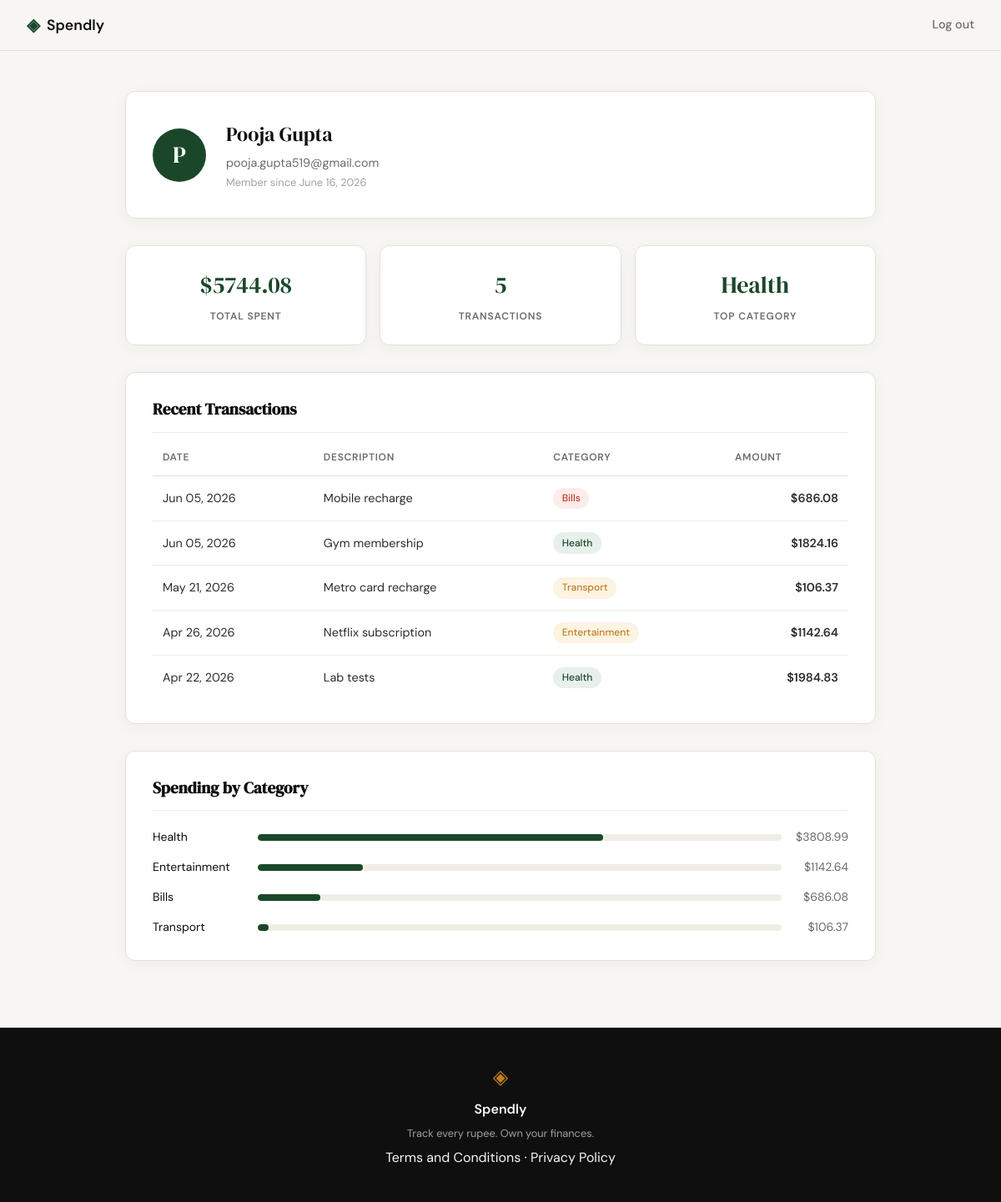
Screenshot of /profile (signed in) with the database file from the repository.
### tables this page shows
CREATE TABLE users (
            id            INTEGER PRIMARY KEY AUTOINCREMENT,
            name          TEXT    NOT NULL,
            email         TEXT    UNIQUE NOT NULL,
            password_hash TEXT    NOT NULL,
            created_at    TEXT    DEFAULT (datetime('now'))
        );

CREATE TABLE expenses (
            id          INTEGER PRIMARY KEY AUTOINCREMENT,
            user_id     INTEGER NOT NULL REFERENCES users(id),
            amount      REAL    NOT NULL,
            category    TEXT    NOT NULL,
            date        TEXT    NOT NULL,
            description TEXT,
            created_at  TEXT    DEFAULT (datetime('now'))
        );

### app.py (the view)
@app.route("/profile")
def profile():
    if not session.get("user_id"):
        flash("Please log in to view your profile.")
        return redirect(url_for("login"))
    db_user = get_user_by_id(session["user_id"])
    if not db_user:
        session.clear()
        return redirect(url_for("login"))
    member_since = datetime.strptime(
        db_user["created_at"], "%Y-%m-%d %H:%M:%S"
    ).strftime("%B %d, %Y")
    user = {
        "name":         db_user["name"],
        "email":        db_user["email"],
        "member_since": member_since,
    }
    raw = get_expense_stats(session["user_id"])
    stats = {
        "total_spent":       f"${raw['total_spent']:.2f}",
        "transaction_count": raw["transaction_count"],
        "top_category":      raw["top_category"],
    }
    transactions = [
        {
            "date":        datetime.strptime(tx["date"], "%Y-%m-%d").strftime("%b %d, %Y"),
            "description": tx["description"],
            "category":    tx["category"],
            "amount":      f"${tx['amount']:.2f}",
        }
        for tx in get_recent_expenses(session["user_id"])
    ]
    categories = get_category_totals(session["user_id"])
    return render_template("profile.html", user=user, stats=stats,
                           transactions=transactions, categories=categories)

### database/db.py (called while the page is built)
def get_db():
    conn = sqlite3.connect(DB_PATH)
    conn.row_factory = sqlite3.Row
    conn.execute("PRAGMA foreign_keys = ON")
    return conn

def get_user_by_id(user_id):
    conn = get_db()
    user = conn.execute("SELECT * FROM users WHERE id = ?", (user_id,)).fetchone()
    conn.close()
    return user

def get_recent_expenses(user_id, limit=5):
    conn = get_db()
    rows = conn.execute(
        "SELECT * FROM expenses WHERE user_id = ? ORDER BY date DESC LIMIT ?",
        (user_id, limit),
    ).fetchall()
    conn.close()
    return rows

def get_expense_stats(user_id):
    conn = get_db()
    agg = conn.execute(
        "SELECT SUM(amount), COUNT(*) FROM expenses WHERE user_id = ?", (user_id,)
    ).fetchone()
    total = agg[0] or 0.0
    count = agg[1] or 0
    top_row = conn.execute(
        "SELECT category FROM expenses WHERE user_id = ? "
        "GROUP BY category ORDER BY SUM(amount) DESC LIMIT 1",
        (user_id,),
    ).fetchone()
    conn.close()
    return {
        "total_spent":       total,
        "transaction_count": count,
        "top_category":      top_row["category"] if top_row else "—",
    }

def get_category_totals(user_id):
    conn = get_db()
    rows = conn.execute(
        "SELECT category, SUM(amount) AS total FROM expenses "
        "WHERE user_id = ? GROUP BY category ORDER BY total DESC",
        (user_id,),
    ).fetchall()
    conn.close()
    grand = sum(r["total"] for r in rows)
    return [
        {
            "name":   r["category"],
            "amount": f"${r['total']:.2f}",
            "pct":    round(r["total"] / grand * 100) if grand else 0,
        }
        for r in rows
    ]

### templates/profile.html (shortened to what this page needs)
{% extends "base.html" %}
{% block content %}
<section class="profile-section">
    <div class="profile-container">
        <div class="profile-header">
            <div class="profile-avatar">{{ user.name[0] }}</div>
            <div class="profile-meta">
                <p class="profile-name">{{ user.name }}</p>
                <p class="profile-email">{{ user.email }}</p>
                <p class="profile-since">Member since {{ user.member_since }}</p>
            </div>
        </div>
        <div class="stats-row">
            <div class="stat-card">
                <p class="stat-value">{{ stats.total_spent }}</p>
                <p class="stat-label">Total Spent</p>
            </div>
            <div class="stat-card">
                <p class="stat-value">{{ stats.transaction_count }}</p>
                <p class="stat-label">Transactions</p>
            </div>
            <div class="stat-card">
                <p class="stat-value">{{ stats.top_category }}</p>
                <p class="stat-label">Top Category</p>
            </div>
        </div>
        <div class="section-card">
            <h2 class="section-title">Recent Transactions</h2>
            <table class="data-table">
                <thead>
                    <tr>
                        <th>Date</th>
                        <th>Description</th>
                        <th>Category</th>
                        <th class="amount-cell">Amount</th>
                    </tr>
                </thead>
                <tbody>
                    {% for tx in transactions %}
                    <tr>
                        <td>{{ tx.date }}</td>
                        <td>{{ tx.description }}</td>
                        <td>
                            <span class="badge badge-{{ tx.category | lower }}">{{ tx.category }}</span>
                        </td>
                        <td class="amount-cell">{{ tx.amount }}</td>
                    </tr>
                    {% endfor %}
                </tbody>
            </table>
        </div>
        <div class="section-card">
            <h2 class="section-title">Spending by Category</h2>
            <div class="category-list">
                {% for cat in categories %}
                <div class="category-row">
                    <span class="category-label">{{ cat.name }}</span>
                    <div class="category-bar-track">
                        <div class="category-bar-fill" style="width: {{ cat.pct }}%"></div>
                    </div>
                    <span class="category-amount">{{ cat.amount }}</span>
                </div>
                {% endfor %}
            </div>
        </div>
    </div>
</section>
{% endblock %}

### static/css/style.css (style rules this page uses)
:root { --ink: #0f0f0f; --ink-soft: #2d2d2d; --ink-muted: #6b6b6b; --ink-faint: #a0a0a0; --paper: #f7f6f3; --paper-warm: #f0ede6; --paper-card: #ffffff; --accent: #1a472a; --accent-light: #e8f0eb; --accent-2: #c17f24; --accent-2-light: #fdf3e3; --danger: #c0392b; --danger-light: #fdecea; --border: #e4e1da; --border-soft: #eeebe4; --font-display: 'DM Serif Display', Georgia, serif; --font-body: 'DM Sans', system-ui, sans-serif; --max-width: 1200px; --auth-width: 440px; --radius-sm: 6px; --radius-md: 12px; --radius-lg: 20px; }
*, *::before, *::after { box-sizing: border-box; margin: 0; padding: 0; }
html { font-size: 16px; scroll-behavior: smooth; }
body { background: var(--paper); color: var(--ink); font-family: var(--font-body); font-size: 1rem; line-height: 1.6; -webkit-font-smoothing: antialiased; }
.profile-section { padding: 3rem 2rem 5rem; }
.profile-container { max-width: 900px; margin: 0 auto; display: flex; flex-direction: column; gap: 2rem; }
.profile-header { background: var(--paper-card); border: 1px solid var(--border); border-radius: var(--radius-md); padding: 2rem; display: flex; align-items: center; gap: 1.5rem; box-shadow: 0 4px 20px rgba(0,0,0,0.04); }
.profile-avatar { flex-shrink: 0; width: 64px; height: 64px; background: var(--accent); color: var(--paper-card); font-family: var(--font-display); font-size: 1.75rem; border-radius: 50%; display: flex; align-items: center; justify-content: center; }
.profile-name { font-family: var(--font-display); font-size: 1.5rem; color: var(--ink); margin-bottom: 0.2rem; }
.profile-email { font-size: 0.9rem; color: var(--ink-muted); margin-bottom: 0.15rem; }
.profile-since { font-size: 0.8rem; color: var(--ink-faint); }
.stats-row { display: flex; gap: 1rem; flex-wrap: wrap; }
.stat-card { flex: 1; min-width: 140px; background: var(--paper-card); border: 1px solid var(--border); border-radius: var(--radius-md); padding: 1.5rem 1.25rem; text-align: center; box-shadow: 0 4px 20px rgba(0,0,0,0.04); }
.stat-value { font-family: var(--font-display); font-size: 1.75rem; color: var(--accent); margin-bottom: 0.35rem; }
.stat-label { font-size: 0.75rem; font-weight: 600; color: var(--ink-muted); text-transform: uppercase; letter-spacing: 0.07em; }
.section-card { background: var(--paper-card); border: 1px solid var(--border); border-radius: var(--radius-md); padding: 1.75rem 2rem; box-shadow: 0 4px 20px rgba(0,0,0,0.04); }
.section-title { font-family: var(--font-display); font-size: 1.2rem; color: var(--ink); margin-bottom: 1.25rem; padding-bottom: 0.75rem; border-bottom: 1px solid var(--border-soft); }
.data-table { width: 100%; border-collapse: collapse; font-size: 0.9rem; }
.data-table th { text-align: left; font-size: 0.75rem; font-weight: 600; color: var(--ink-muted); text-transform: uppercase; letter-spacing: 0.06em; padding: 0 0.75rem 0.75rem; border-bottom: 1px solid var(--border); }
.data-table td { padding: 0.85rem 0.75rem; color: var(--ink-soft); border-bottom: 1px solid var(--border-soft); vertical-align: middle; }
.data-table tr:last-child td { border-bottom: none; }
.amount-cell { text-align: right; font-weight: 600; color: var(--ink); }
.badge { display: inline-flex; align-items: center; padding: 0.2rem 0.65rem; border-radius: 999px; font-size: 0.75rem; font-weight: 500; }
.badge-transport { background: var(--accent-2-light); color: var(--accent-2); }
.badge-bills { background: var(--danger-light); color: var(--danger); }
.badge-health { background: var(--accent-light); color: var(--accent); }
.badge-entertainment { background: var(--accent-2-light); color: var(--accent-2); }
.category-list { display: flex; flex-direction: column; gap: 0.85rem; }
.category-row { display: flex; align-items: center; gap: 1rem; }
.category-label { font-size: 0.875rem; color: var(--ink); min-width: 110px; }
.category-bar-track { flex: 1; height: 8px; background: var(--paper-warm); border-radius: 999px; overflow: hidden; }
.category-bar-fill { height: 100%; background: var(--accent); border-radius: 999px; }
.category-amount { font-size: 0.875rem; color: var(--ink-muted); min-width: 64px; text-align: right; }

### rows the page displays
users: name "P", name "Pooja Gupta", email "pooja.gupta519@gmail.com"
expenses: date "Jun 05, 2026", description "Mobile recharge", category "Bills", amount "$686.08", name "Bills", {{ cat.pct }} 12 (drawn)
expenses: date "Jun 05, 2026", description "Gym membership", category "Health", amount "$1824.16"
expenses: date "May 21, 2026", description "Metro card recharge", category "Transport", amount "$106.37", name "Transport", {{ cat.pct }} 2 (drawn)
expenses: date "Apr 26, 2026", description "Netflix subscription", category "Entertainment", amount "$1142.64"
expenses: date "Apr 22, 2026", description "Lab tests", category "Health", amount "$1984.83"

### other values shown
{{ user.member_since }} "June 16, 2026"
{{ stats.total_spent }} "$5744.08"
{{ stats.transaction_count }} "5"
{{ stats.top_category }} "Health"
{{ cat.name }} "Health" "Entertainment"
{{ cat.amount }} "$3808.99" "$1142.64"
